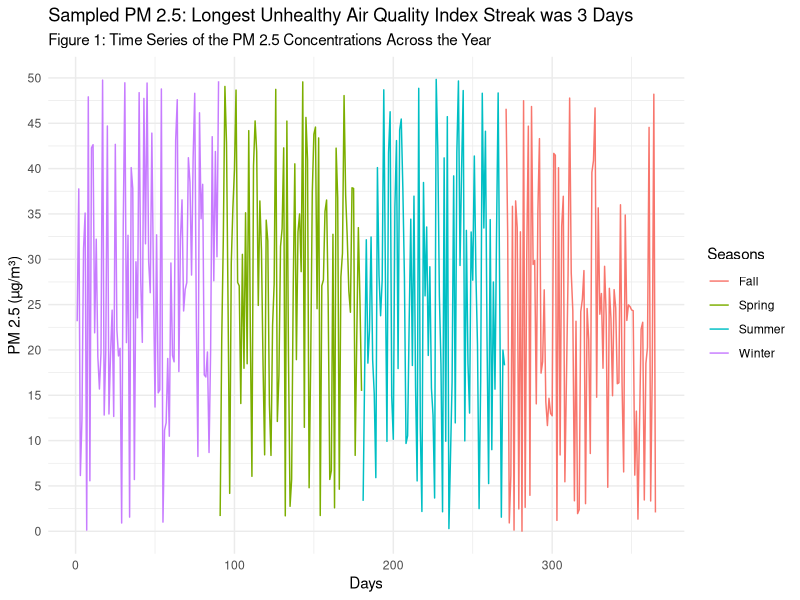
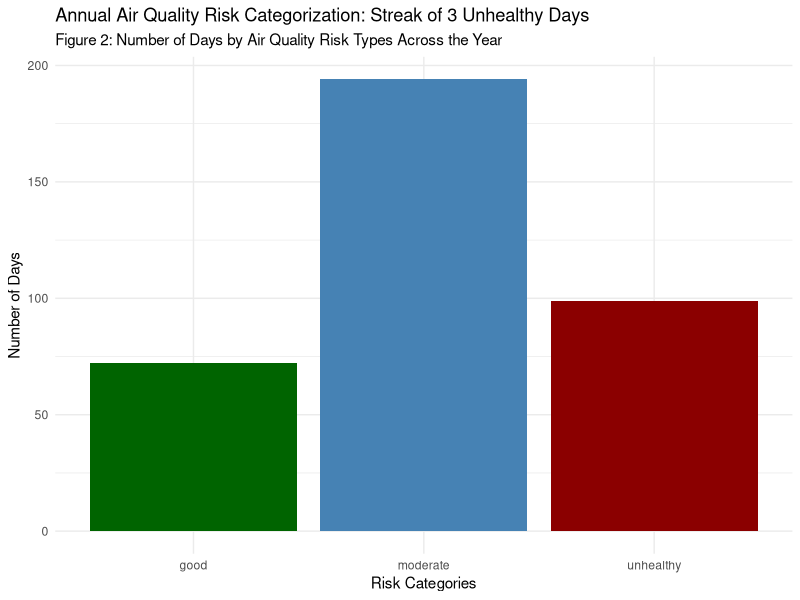

Here is the R script that generated these plots, in order:
## ---- chunk 1
#| output: false

library(dplyr)
library(tidyverse)
#creating data 
day = 1:365
day
pm25 = runif(min=0, max=50, n=365)
pm25

risk = NA


seasons <- case_when(
  day %in% 1:90 ~ "winter",
  day %in% 91:180 ~"spring",
  day %in% 181:270 ~ "summer",
  day %in% 271:365 ~ "fall")
seasons

seasons <- as.factor(seasons)

data <- data.frame(seasons = seasons,
           pm25 = pm25,
           day = day, 
           risk = risk)
data
## ---- chunk 2

# setting a named variable for the threshold makes the code easier to read
unhealthy = 35.4
moderate = 12
good = 0
max_unhealthy_streak = 0
current_streak = 0

for (i in 1:length(data$pm25)) {
  data$risk[i] <- 
    ifelse(data$pm25[i] > unhealthy, "unhealthy", 
           ifelse(data$pm25[i] >= moderate, "moderate", "good"))
  if (data$risk[i] == "unhealthy") {
    if (i == 1 || data$risk[i - 1] == "unhealthy") {
      current_streak <- current_streak + 1
    } else {
      current_streak <- 1 
      }
  } else {
    current_streak <- 0 
  }
  if (current_streak > max_unhealthy_streak) 
        max_unhealthy_streak <- current_streak 
  }

max_unhealthy_streak





## ---- chunk 3
# setting a named variable for the threshold makes the code easier to read
day_unhealthy <- c(winter = 0, spring = 0, summer = 0, fall = 0)


for (i in 1:length(data$day)) {
  if(data$risk[i] == "unhealthy") {
    seasons_i <- data$seasons[i] 
    day_unhealthy[seasons_i] <- day_unhealthy[seasons_i] + 1
  }
}

day_unhealthy 
library(data.table)

seasonal_uh <- data.table(season = names(day_unhealthy), 
                 unhealthy_days = as.integer(day_unhealthy))
seasonal_uh

## ---- chunk 4
library(ggplot2)

pm25_annual_season <- ggplot(data, aes(x=day, y=pm25, color=seasons)) + 
  geom_line() + 
  labs(colour = "Seasons", 
       title = sprintf("Sampled PM 2.5: Longest Unhealthy Air Quality Index Streak was %d Days", max_unhealthy_streak), 
       subtitle = "Figure 1: Time Series of the PM 2.5 Concentrations Across the Year", 
       x = "Days", 
       y = "PM 2.5 (µg/m³)") +
  scale_color_discrete(labels = c("Fall", "Spring", "Summer", "Winter")) +
  scale_y_continuous(breaks = seq(0, 50, by = 5)) + 
  theme_minimal()

pm25_annual_season

## ---- chunk 5
risk_counts <- data %>%
  group_by(risk) %>%
  summarise(n_days = n())
risk_counts

## ---- chunk 6
risk_cat_plot <- ggplot(risk_counts, aes(x=risk, y=n_days, fill = risk)) + 
  geom_col(fill = c("darkgreen", "steelblue", "darkred")) +
  labs(title = sprintf("Annual Air Quality Risk Categorization: Streak of %d Unhealthy Days", max_unhealthy_streak),
       subtitle = "Figure 2: Number of Days by Air Quality Risk Types Across the Year", 
       x = "Risk Categories", 
       y = "Number of Days") + 
 guides(fill="none") +
  theme_minimal()
risk_cat_plot
